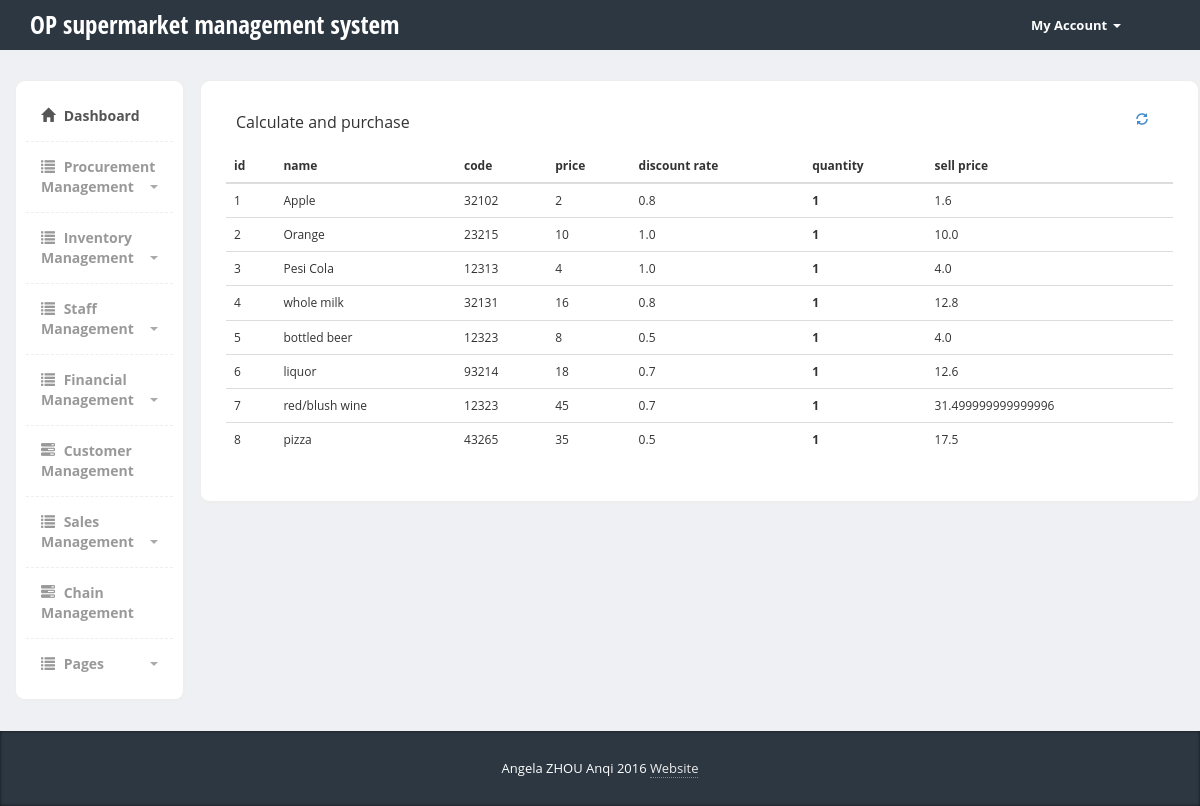
/sms/sales_management/cal_pur/, run on an earlier commit of the app's database.
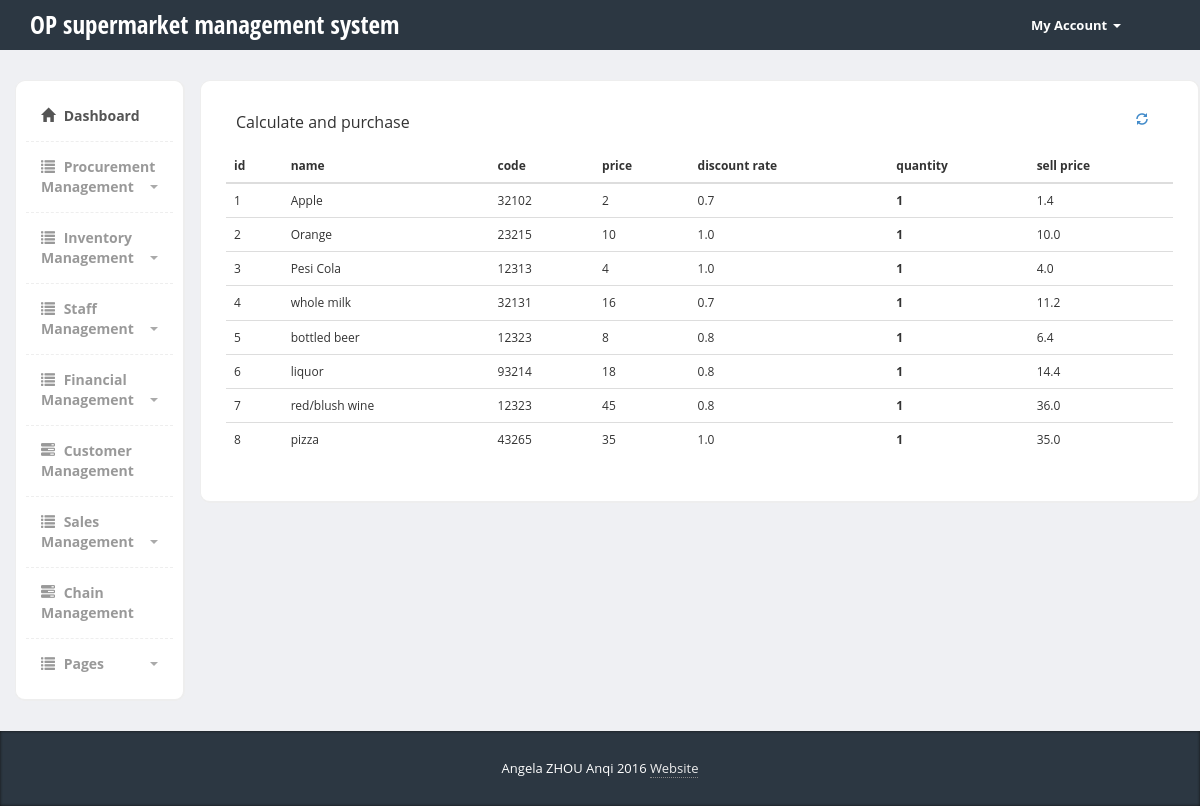
And on a later commit of the database.
### sms/models.py (models this page shows, shortened)
class Product(models.Model):
    product_name = models.CharField(max_length=200)
    batch_id = models.IntegerField(default=1)
    category= models.CharField(max_length=200)
    code   = models.CharField(max_length=200)
    status   = models.CharField(max_length=200)
    price = models.IntegerField(default=0)
    expiry_date = models.DateField(default=datetime.now, blank=True)
    discount_rate = models.FloatField(default=1.0)
    markdown = models.IntegerField(default=1)
    inventory = models.IntegerField(default=1)
    def _get_total(self):
       "Returns the total"
       return self.price * self.discount_rate
    current_price = property(_get_total)

### sms/views.py (the view)
def cal_pur(request):
	product_list= Product.objects.all()
	dt_list = DiscoutingTable.objects.all()
	for product in product_list:
		if not DiscoutingTable.objects.filter(product_id = product).exists():
			product.discount_rate = 1.0
			product.save()
	context = {'product_list': product_list}
	return render(request, 'sms/cal_pur.html', context)

### sms/templates/sms/cal_pur.html (shortened to what the changed rows need)
{% load static %}
{% load mathfilters%}
<!DOCTYPE html>
<html>
  <head>
    <link href="{% static 'sms/bootstrap/css/bootstrap.min.css'%}" rel="stylesheet">
    <link href="{% static 'sms/vendors/jquery-ui.css'%}" rel="stylesheet" media="screen">
    <link href="https://cdn.datatables.net/1.10.12/css/jquery.dataTables.min.css" rel="stylesheet" media="screen">
    <link href="https://cdn.datatables.net/select/1.2.0/css/select.dataTables.min.css" rel="stylesheet" media="screen">
    <link href="{% static 'sms/css/styles.css'%}" rel="stylesheet">
    <link href="{% static 'sms/css/stats.css'%}"  rel="stylesheet">
  </head>
  <body>
  	<div class="header">
	     <div class="container">
	        <div class="row">
	           <div class="col-md-5">
	              <div class="logo">
	                 <h1><a href="index.html">OP supermarket management system</a></h1>
	              </div>
	           </div>
	        </div>
	     </div>
	</div>
    <div class="page-content">
    	<div class="row">
		  <div class="col-md-10">
        <div class="row">
          <div class="content-box-large">
            <div class="panel-body">
            <table cellpadding="0" cellspacing="0" border="0" class="table" cellspacing="0" >
              <thead>
                <tr>
                  <th>id</th>
                  <th>name</th>
                  <th>code</th>
                  <th>price</th>
                  <th>discount rate</th>
                  <th>quantity</th>
                  <th>sell price</th>
                </tr>
              </thead>
              <tbody>
                {% if product_list%}
                  {% for product in product_list %}
                    <tr class="odd gradeX">
                      <td>{{ product.id}}</td>
                      <td>{{ product.product_name}}</td>
                      <td>{{ product.code}}</td>
                      <td>{{ product.price}}</td>
                      <td> {{ product.discount_rate}}</td>
                      <th>1</th>
                      <td> {{ product.price|mul:product.discount_rate }}</td>
                    </tr>
                    {% endfor %}
                  {%endif%}
              </tbody>
            </table>
        </div>
      </div>
        </div>
		 </div>
    </div>
   </div>
  </body>
</html>

What changed in the data, as far as the page shows it:
changed Product "Apple": discount_rate "0.8" → "0.7"; price|mul "1.6" → "1.4"
changed Product "whole milk": discount_rate "0.8" → "0.7"; price|mul "12.8" → "11.2"
changed Product "bottled beer": discount_rate "0.5" → "0.8"; price|mul "4.0" → "6.4"
changed Product "liquor": discount_rate "0.7" → "0.8"; price|mul "12.6" → "14.4"
changed Product "red/blush wine": discount_rate "0.7" → "0.8"; price|mul "31.499999999999996" → "36.0"
changed Product "pizza": discount_rate "0.5" → "1.0"; price|mul "17.5" → "35.0"
